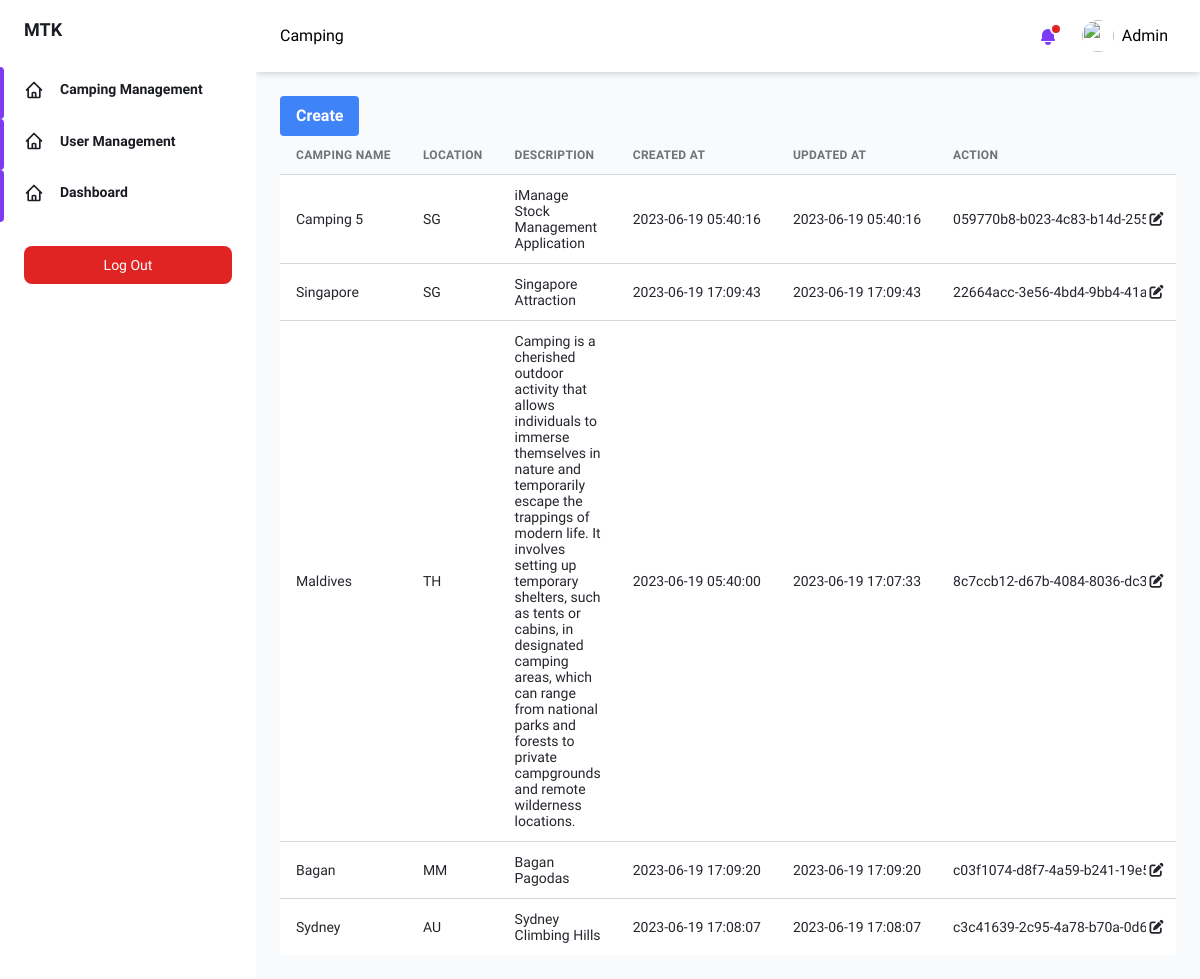
Before: /pages/admin/camping.php (signed in) with the older database file.
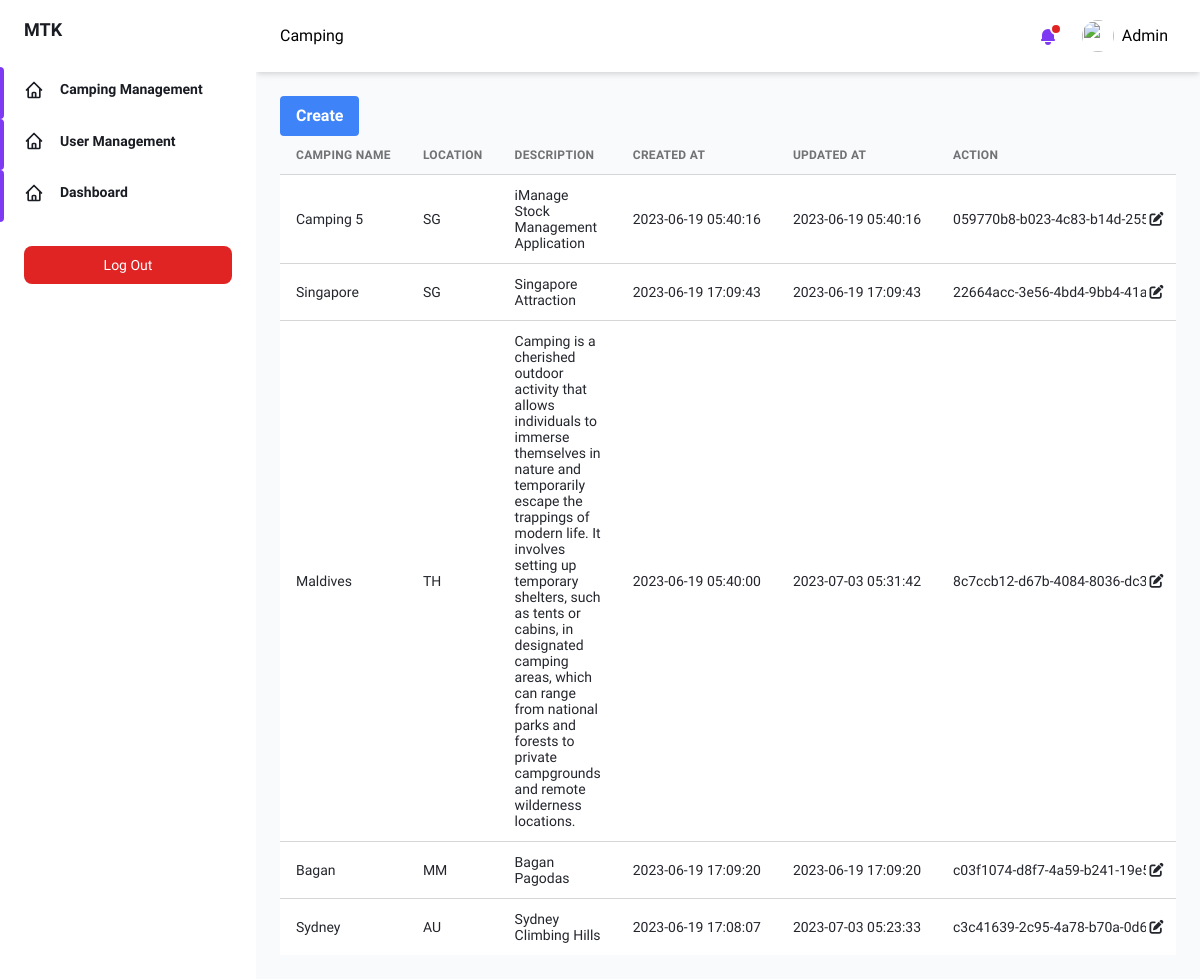
After: the same page with the newer database file.
### tables this page shows
CREATE TABLE `camping_sites` (
  `id` varchar(100) NOT NULL,
  `name` varchar(100) NOT NULL,
  `location` varchar(100) DEFAULT NULL,
  `description` text,
  `image` text NOT NULL,
  `created_at` timestamp NOT NULL DEFAULT CURRENT_TIMESTAMP,
  `updated_at` timestamp NOT NULL DEFAULT CURRENT_TIMESTAMP ON UPDATE CURRENT_TIMESTAMP
);

### Controller/Camping.php (called while the page is built, shortened)
<?php
require_once("Query.php");
class Camping{
    private query $query;
    function __construct() {
        $this->query = new Query();
    }
    function getCampingData() {
        $sql = "SELECT * FROM camping_sites";
        $this->camping = $this->query->executeQuery($sql, CONST_GET);
        return json_encode($this->camping);
    }
}
?>

### Controller/Query.php (called while the page is built, shortened)
<?php
require_once(CONST_BASE_PATH . "/db_connect.php");
class Query {
    private $conn;
    private array $response = [];
    public function __construct() {
        global $conn;
        $this->conn = $conn;
    }
    public function executeQuery($sql, $method) {
        $this->method = $method;
        if ($this->method === CONST_PUT) {
            $result = mysqli_query($this->conn, $sql);
            if ($result) {
                $this->response = [
                    'success' => true,
                    'message' => 'Updated successfully.'
                ];
            } else {
                $this->response = [
                    'success' => false,
                    'message' => 'Something went wrong.'
                ];
            }
            return $this->response;
        } else if ($this->method === CONST_GET) {
            $result = mysqli_query($this->conn, $sql);
            $data = mysqli_fetch_all($result, MYSQLI_ASSOC);
            return $data;
        } else if ($this->method === CONST_POST) {
            $result = mysqli_query($this->conn, $sql);
            if ($result) {
                $this->response = [
                    'success' => true,
                    'message' => 'Created successfully.'
                ];
            } else {
                $this->response = [
                    'success' => false,
                    'message' => 'Something went wrong.'
                ];
            }
            return $this->response;
        } else if ($this->method === CONST_DELETE) {
            $result = mysqli_query($this->conn, $sql);
            if ($result) {
                $this->response = [
                    'success' => true,
                    'message' => 'Deleted successfully.'
                ];
            } else {
                $this->response = [
                    'success' => false,
                    'message' => 'Something went wrong.'
                ];
            }
            return $this->response;
        }
    }
}
?>

### pages/admin/camping.php (the view, shortened to what the changed rows need)
<?php
require_once("../../Controller/Camping.php");
require_once("../../Components/admin/headerAdmin.php");
require_once("../../Components/admin/adminNavbar.php");
$campingController = new Camping();
$campingInfos = $campingController->getCampingData();
$decodeCampingInfos = json_decode($campingInfos, true);
$tableHeading = array(
    "Camping Name",
    "Location",
    "Description",
    "Created At",
    "Updated At",
    "Action"
);
?>
<div class="container px-6 mx-auto grid p-6">
    <div class="w-full overflow-x-auto">
        <table class="w-full whitespace-no-wrap">
            <thead>
                <tr
                    class="text-xs font-semibold tracking-wide text-left text-gray-500 uppercase border-b dark:border-gray-700 bg-gray-50 dark:text-gray-400 dark:bg-gray-800"
                >
                    <?php foreach ($tableHeading as $tHead) { ?>
                        <th class="px-4 py-3">
                            <?php echo $tHead; ?>
                        </th>
                    <?php } ?>
                </tr>
            </thead>
            <tbody
                class="bg-white divide-y dark:divide-gray-700 dark:bg-gray-800"
            >
                <?php foreach ($decodeCampingInfos as $camping) { ?>
                    <form action="<?php echo CONST_BASE_URL; ?>/pages/admin/update_camping.php" method="POST">
                        <tr class="text-gray-700 dark:text-gray-400">
                            <td class="px-4 py-3 text-sm">
                                <?php echo $camping['name']; ?>
                            </td>
                            <td class="px-4 py-3 text-sm">
                                <?php echo $camping['location']; ?>
                            </td>
                            <td class="px-4 py-3 text-sm text-wrap">
                                <?php echo $camping['description']; ?>
                            </td>
                            <td class="px-4 py-3 text-sm">
                                <?php echo $camping['created_at']; ?>
                            </td>
                            <td class="px-4 py-3 text-sm">
                                <?php echo $camping['updated_at']; ?>
                            </td>
                            <td class="px-4 py-3 text-sm">
                                <input
                                    type="text"
                                    name="update_camping_id"
                                    value="<?php echo $camping['id']; ?>"
                                />
                                <button
                                    type="submit"
                                >
                                    <i class="fa-solid fa-pen-to-square"></i>
                                </button>
                            </td>
                        </tr>
                    </form>
                <?php } ?>
            </tbody>
        </table>
    </div>
</div>
</div>
</div>
<?php
require_once("../../Components/admin/footerAdmin.php");
?>

Changed rows visible on the page:
changed camping_sites "Maldives": updated_at "2023-06-19 17:07:33" → "2023-07-03 05:31:42"
changed camping_sites "Sydney": updated_at "2023-06-19 17:08:07" → "2023-07-03 05:23:33"
